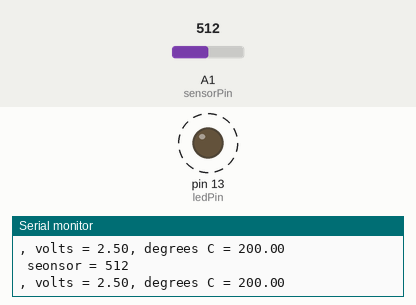
Bench run of a sketch on a simulated Arduino Uno, built with avr-gcc and run on an emulated ATmega328P. Shown: output pins drawn as LEDs (lit = HIGH), the last lines printed to the serial monitor. Dashed ring = blinking. Inputs (shaded band) come from the test bench; at power-on: A1 (sensorPin) = 512.

Above: at 1.8 s.
1.9 s: A1 (sensorPin) set to 306
At 2.2 s:
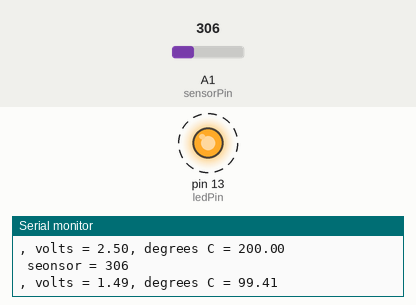
5.4 s: A1 (sensorPin) set to 122
At 5.57 s:
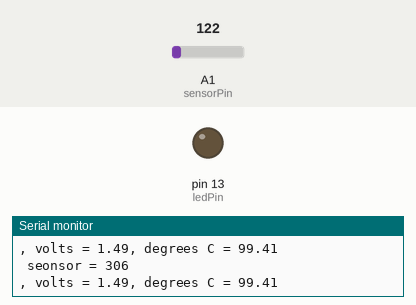
Timing chart, 0 to 14.9 s (numbered marks = the images above; inputs shaded):
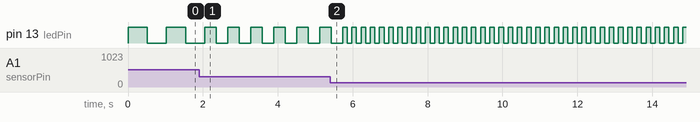

Measured:
- after the input at 1.9 s, pin 13 (ledPin): alternates HIGH for 0.31 s and LOW for 0.31 s, starting after 0.46 s
- by itself, pin 13 (ledPin): alternates HIGH for 0.51 s and LOW for 0.51 s

The sketch:

1118_temperature_led_blink.ino
```cpp
int sensorPin = A1;
int ledPin = 13;
int sensorValue = 0;

void setup() {
  pinMode(ledPin, OUTPUT);
  Serial.begin(115200);
}

void loop() {
  sensorValue = analogRead(sensorPin);
  Serial.print(" seonsor = " );
  Serial.println(sensorValue);

  float voltage = (sensorValue/1024.0) * 5.0; //전압 = 전류 * 저항
  Serial.print(", volts = " );
  Serial.print(voltage);

  float temperature = (voltage - .5 ) * 100;
  Serial.print(", degrees C = " );
  Serial.println(temperature);

  digitalWrite(ledPin, HIGH);
  delay(sensorValue);
  digitalWrite(ledPin, LOW);
  delay(sensorValue);


}
```
